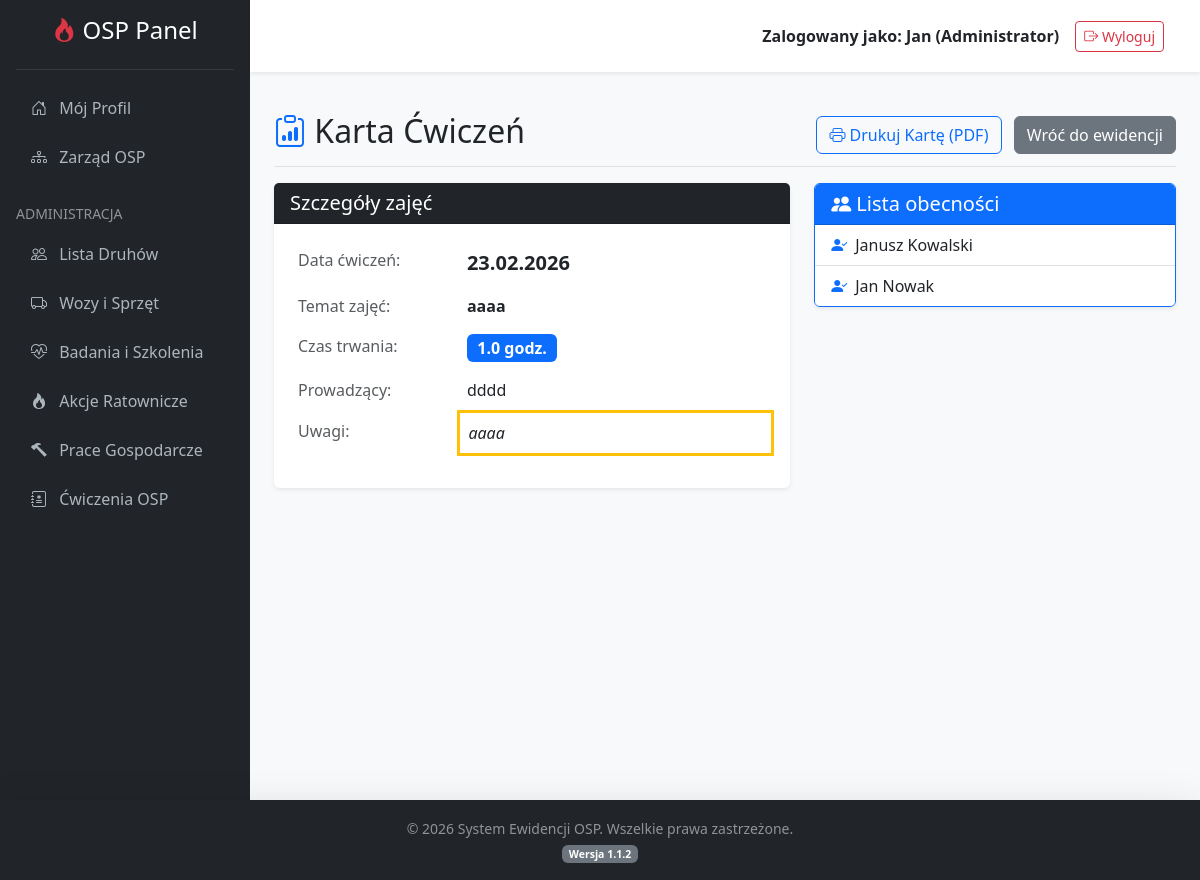
/index.php?action=viewDrill&id=1 (signed in), run on the app's committed database.
### tables this page shows
CREATE TABLE `drills` (
  `id` int(11) NOT NULL,
  `drill_date` date NOT NULL,
  `topic` varchar(255) NOT NULL,
  `duration` decimal(4,1) DEFAULT 1.0,
  `conductor` varchar(100) DEFAULT NULL,
  `notes` text DEFAULT NULL,
  `created_at` timestamp NOT NULL DEFAULT current_timestamp()
);

CREATE TABLE `users` (
  `id` int(11) NOT NULL,
  `first_name` varchar(50) NOT NULL,
  `last_name` varchar(50) NOT NULL,
  `login` varchar(50) NOT NULL,
  `email` varchar(100) DEFAULT NULL,
  `password` varchar(255) NOT NULL,
  `role` enum('superadmin','admin','user') DEFAULT 'user',
  `created_at` datetime DEFAULT current_timestamp()
);

### controllers/DrillController.php (called while the page is built, shortened)
<?php
require_once 'models/Drill.php';
class DrillController {
    private $db;
    private $drillModel;
    public function __construct($dbConnection) {
        $this->db = $dbConnection;
        $this->drillModel = new Drill($this->db);
    }
    public function view() {
        $drill_id = $_GET['id'];
        $stmt = $this->db->prepare("SELECT * FROM drills WHERE id = ?");
        $stmt->execute([$drill_id]);
        $cwiczenie = $stmt->fetch(PDO::FETCH_ASSOC);
        $uczestnicy = $this->drillModel->getParticipants($drill_id);
        require_once 'views/view_drill.php';
    }
}
?>

### models/Drill.php (called while the page is built, shortened)
<?php
class Drill {
    private $conn;
    public function __construct($db) {
        $this->conn = $db;
    }
    public function getParticipants($drill_id) {
        $query = "SELECT u.id, u.first_name, u.last_name
                  FROM drill_participants dp
                  JOIN users u ON dp.user_id = u.id
                  WHERE dp.drill_id = :drill_id
                  ORDER BY u.last_name ASC";
        $stmt = $this->conn->prepare($query);
        $stmt->bindParam(':drill_id', $drill_id);
        $stmt->execute();
        return $stmt->fetchAll(PDO::FETCH_ASSOC);
    }
}
?>

### views/view_drill.php (the view)
<?php include 'views/header.php'; ?>
<div class="d-flex justify-content-between align-items-center pt-3 pb-2 mb-3 border-bottom">
    <h1 class="h2"><i class="bi bi-clipboard-data text-primary"></i> Karta Ćwiczeń</h1>
    <div>
        <a href="index.php?action=exportSingleDrillPdf&id=<?= $cwiczenie['id'] ?>" class="btn btn-outline-primary me-2" target="_blank"><i class="bi bi-printer"></i> Drukuj Kartę (PDF)</a>
        <a href="index.php?action=drills" class="btn btn-secondary">Wróć do ewidencji</a>
    </div>
</div>
<div class="row">
    <div class="col-md-7">
        <div class="card shadow-sm border-0 mb-4">
            <div class="card-header bg-dark text-white">
                <h5 class="mb-0">Szczegóły zajęć</h5>
            </div>
            <div class="card-body">
                <table class="table table-borderless">
                    <tr>
                        <td class="text-muted" style="width: 35%;">Data ćwiczeń:</td>
                        <td class="fw-bold fs-5"><?= date('d.m.Y', strtotime($cwiczenie['drill_date'])) ?></td>
                    </tr>
                    <tr>
                        <td class="text-muted">Temat zajęć:</td>
                        <td class="fw-bold"><?= nl2br(htmlspecialchars($cwiczenie['topic'])) ?></td>
                    </tr>
                    <tr>
                        <td class="text-muted">Czas trwania:</td>
                        <td><span class="badge bg-primary fs-6"><?= $cwiczenie['duration'] ?> godz.</span></td>
                    </tr>
                    <tr>
                        <td class="text-muted">Prowadzący:</td>
                        <td><?= htmlspecialchars($cwiczenie['conductor'] ?? 'Nie podano') ?></td>
                    </tr>
                    <?php if (!empty($cwiczenie['notes'])): ?>
                        <tr>
                            <td class="text-muted">Uwagi:</td>
                            <td class="fst-italic border-start border-warning border-3 ps-2"><?= nl2br(htmlspecialchars($cwiczenie['notes'])) ?></td>
                        </tr>
                    <?php endif; ?>
                </table>
            </div>
        </div>
    </div>
    <div class="col-md-5">
        <div class="card shadow-sm border-primary">
            <div class="card-header bg-primary text-white">
                <h5 class="mb-0"><i class="bi bi-people-fill"></i> Lista obecności</h5>
            </div>
            <ul class="list-group list-group-flush">
                <?php if (!empty($uczestnicy)): ?>
                    <?php foreach ($uczestnicy as $u): ?>
                        <li class="list-group-item d-flex align-items-center">
                            <i class="bi bi-person-check-fill text-primary me-2"></i>
                            <?= htmlspecialchars($u['first_name'] . ' ' . $u['last_name']) ?>
                        </li>
                    <?php endforeach; ?>
                <?php else: ?>
                    <li class="list-group-item text-muted">Brak wprowadzonych uczestników.</li>
                <?php endif; ?>
            </ul>
        </div>
    </div>
</div>
<?php include 'views/footer.php'; ?>

### views/footer.php (style rules this page uses)
body { display: flex; flex-direction: column; min-height: 100vh; background-color: #f8f9fa; }

### data on the page
drills: drill_date "23.02.2026", topic "aaaa", duration "1.0", conductor "dddd", notes "aaaa"
users: first_name+last_name "Janusz Kowalski"
users: first_name+last_name "Jan Nowak"

### other printed values
$_SESSION['first_name'] "Jan"
